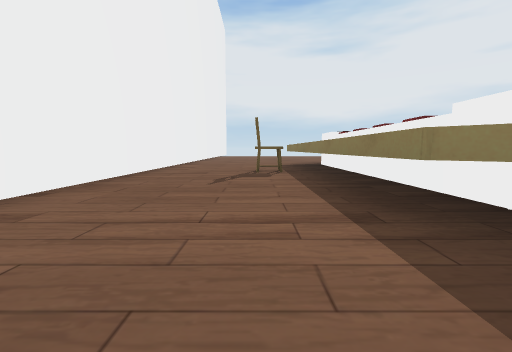
[1] (above)

19 first-person views from a walk through a scene from a Unity 3-D project. The camera is 0.49 m above the floor, tilts 6° down and sees 90° across. The floor is counted in squares, 1 m on a side. Each view is taken from the middle of a square. On the plan, view 1 faces up. The plan holds only what a view shows up to about 9 squares ahead; the rest is blank. The place goes on beyond the plan.

[2]
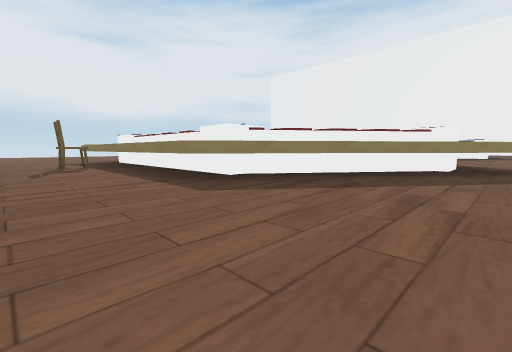

[3]
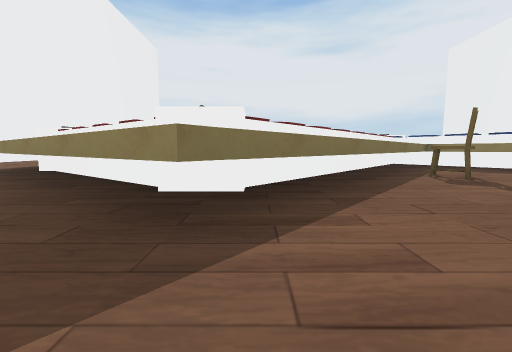

[4]
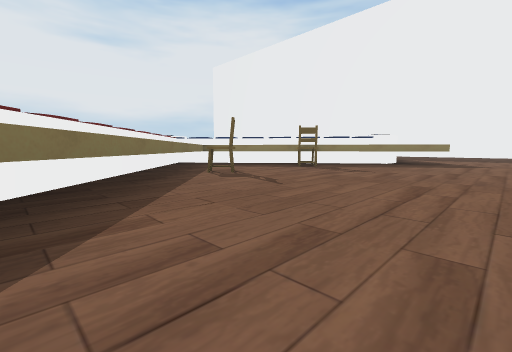

[5]
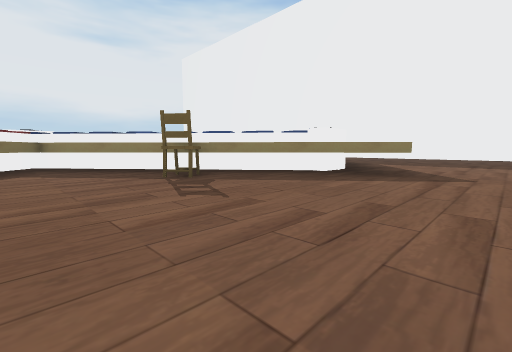

[6]
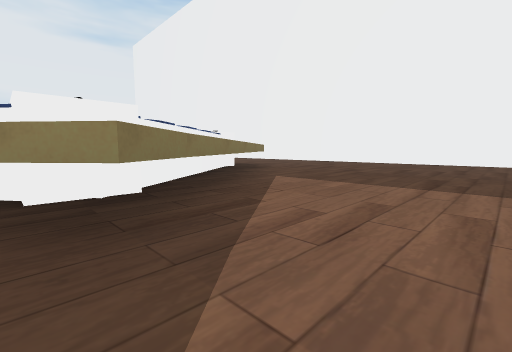

[7]
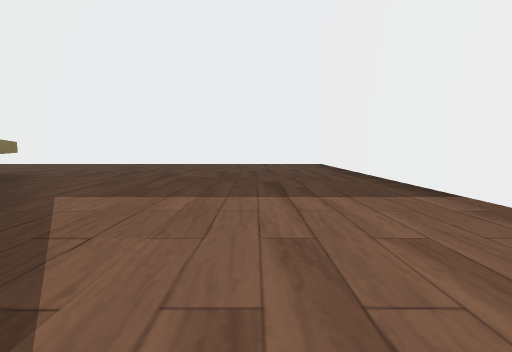

[8]
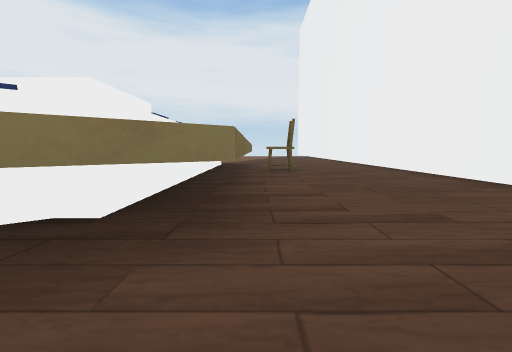

[9]
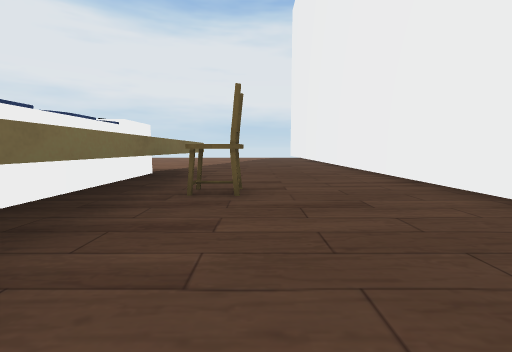

[10]
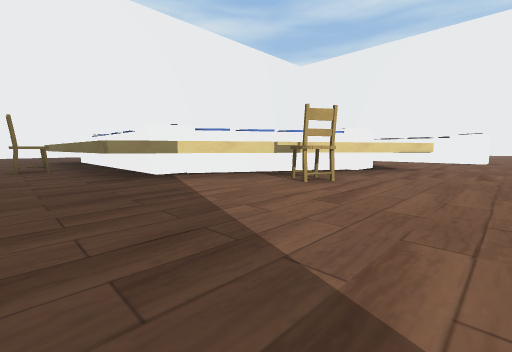

[11]
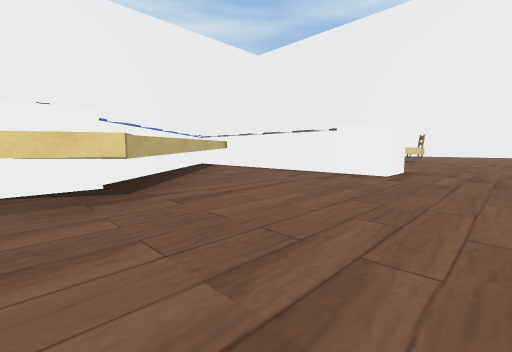

[12]
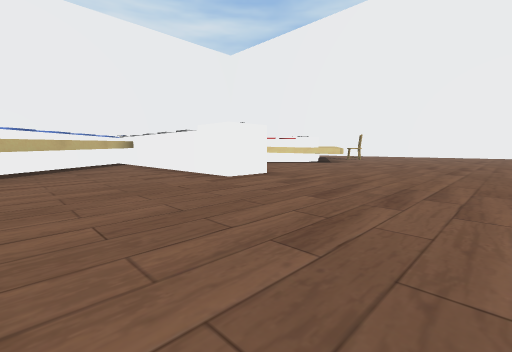

[13]
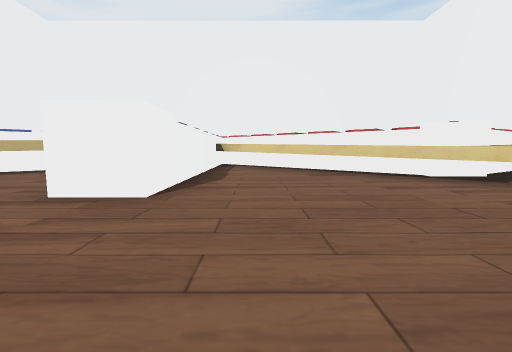

[14]
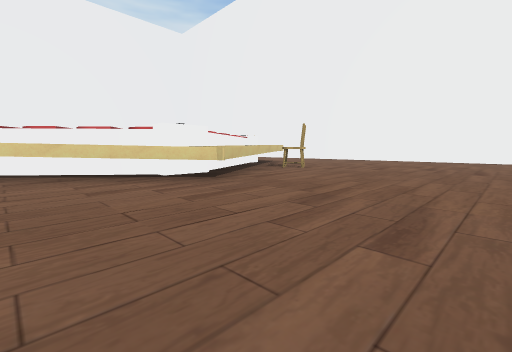

[15]
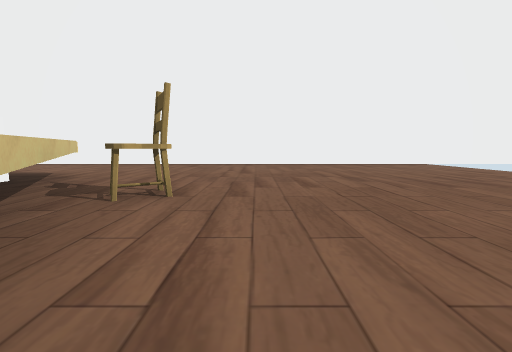

[16]
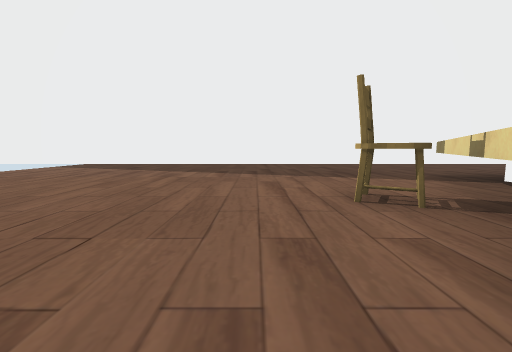

[17]
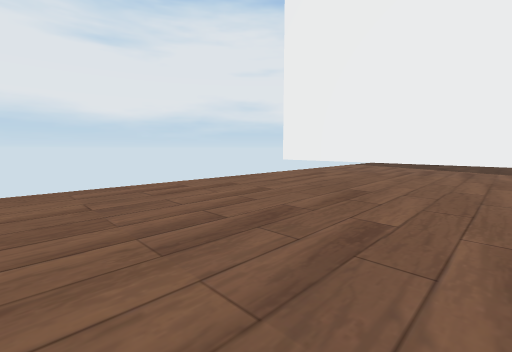

[18]
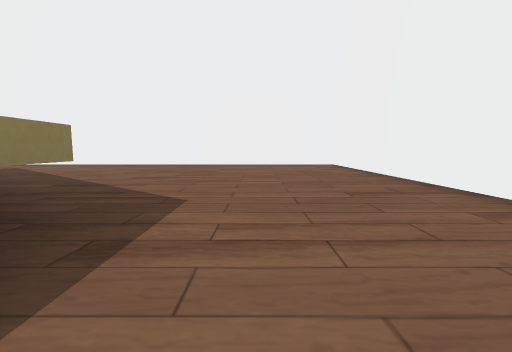

[19]
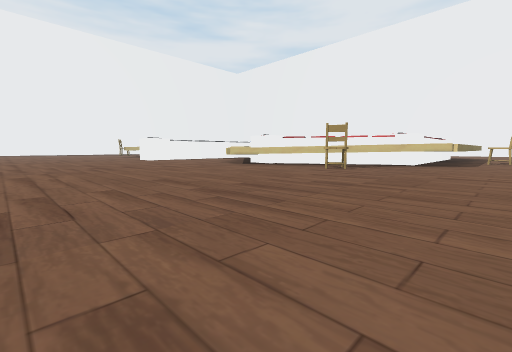

### Floor plan
Key: @ floor where view 1 was taken; # wall or solid block; . floor; ^ raised ledge; O other object.
Columns run from 3 left of view 1 to 26 right of it. Each row starts with its distance up from view 1.
 18 #                            #
 17 #...............   ..........#
 16 #............................#
 15 #............................#
 14 #............................#
 13 #............................#
 12 #.............OO.............#
 11 #.....O.^^^...OO...^^^O......#
 10 #.....O^OOO^..OO..^O#OO......#
  9 #....^OOOOOOO^OO^^OOOOOO^....#
  8 #...^OO   OOOOOOOOOO   O^^...#
  7 #...^OO     OO#OOO     OO^...#
  6 #..OOOO      OOO       OOOO..#
  5 #...^OO      O  O      OO^...#
  4 #...^OO     OOO#OO     OO^...#
  3 #...^OO     OO^^OOO    OO^...#
  2  ...^^OO   OOO^.^OO   OO^^...#
  1  ....^OOOOOOOO..OOOOOOOO^....#
  0 #..@..^OOOOO^.O.OOOOOOO^.....#
 -1 #.......^OO^......^^O^.......#
 -2 #........^^........^^........#
 -3 #............................#
 -4 #............................#
 -5 ##########            ########

Positions as (right, up) in squares from view 1, and headings:
1: (0, 0), facing up
2: (-1, -2), facing up-right
3: (7, -4), facing up
4: (7, -4), facing up-right
5: (11, -4), facing up-right
6: (16, -4), facing up-right
7: (17, -3), facing right
8: (22, 0), facing up
9: (23, 3), facing up
10: (23, 13), facing down-left
11: (17, 14), facing down-left
12: (15, 16), facing down-left
13: (10, 15), facing down
14: (9, 15), facing down-left
15: (6, 12), facing left
16: (17, 12), facing right
17: (16, 14), facing up-right
18: (0, 3), facing down
19: (0, 17), facing down-right
